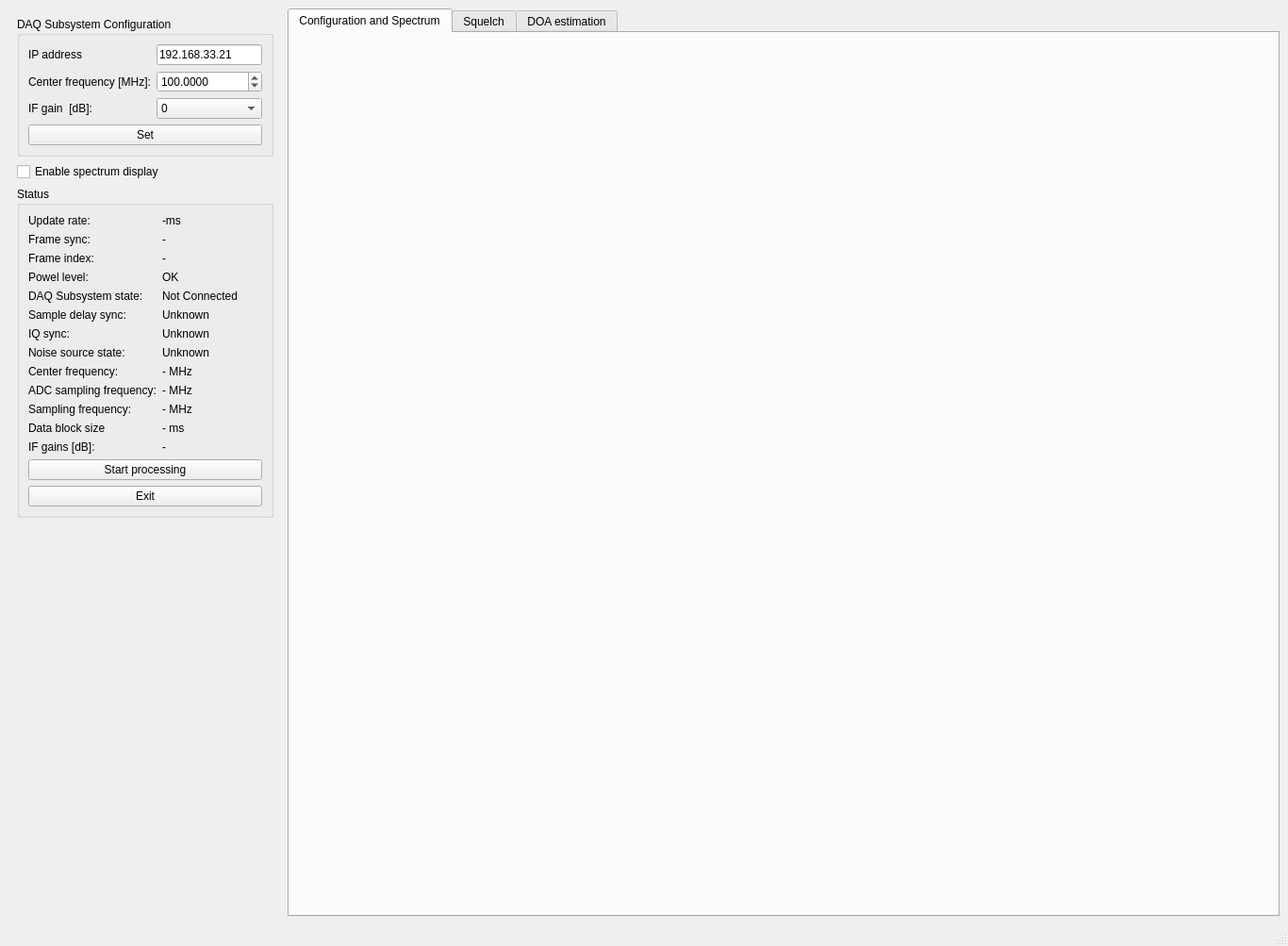
<?xml version="1.0" encoding="UTF-8"?>
<ui version="4.0">
 <class>MainWindow</class>
 <widget class="QMainWindow" name="MainWindow">
  <property name="geometry">
   <rect>
    <x>0</x>
    <y>0</y>
    <width>1366</width>
    <height>1003</height>
   </rect>
  </property>
  <property name="windowTitle">
   <string>MainWindow</string>
  </property>
  <widget class="QWidget" name="centralwidget">
   <layout class="QHBoxLayout" name="horizontalLayout">
    <item>
     <layout class="QVBoxLayout" name="verticalLayout_6">
      <item>
       <widget class="QStackedWidget" name="stackedWidget_config">
        <property name="maximumSize">
         <size>
          <width>290</width>
          <height>16777215</height>
         </size>
        </property>
        <property name="currentIndex">
         <number>0</number>
        </property>
        <widget class="QWidget" name="page_4">
         <layout class="QVBoxLayout" name="verticalLayout_7">
          <item>
           <widget class="QGroupBox" name="groupBox_7">
            <property name="title">
             <string>DAQ Subsystem Configuration</string>
            </property>
            <layout class="QGridLayout" name="gridLayout_17">
             <item row="0" column="0">
              <layout class="QGridLayout" name="gridLayout_16">
               <item row="1" column="0">
                <widget class="QLabel" name="label_3">
                 <property name="text">
                  <string>Center frequency [MHz]:</string>
                 </property>
                </widget>
               </item>
               <item row="0" column="1">
                <widget class="QLineEdit" name="lineEdit_daq_ip_addr">
                 <property name="text">
                  <string>192.168.33.21</string>
                 </property>
                </widget>
               </item>
               <item row="0" column="0">
                <widget class="QLabel" name="label_10">
                 <property name="text">
                  <string>IP address</string>
                 </property>
                </widget>
               </item>
               <item row="1" column="1">
                <widget class="QDoubleSpinBox" name="doubleSpinBox_center_freq">
                 <property name="decimals">
                  <number>4</number>
                 </property>
                 <property name="minimum">
                  <double>25.000000000000000</double>
                 </property>
                 <property name="maximum">
                  <double>2000.000000000000000</double>
                 </property>
                 <property name="value">
                  <double>100.000000000000000</double>
                 </property>
                </widget>
               </item>
               <item row="2" column="1">
                <widget class="QComboBox" name="comboBox_gain">
                 <item>
                  <property name="text">
                   <string>0</string>
                  </property>
                 </item>
                 <item>
                  <property name="text">
                   <string>0.9</string>
                  </property>
                 </item>
                 <item>
                  <property name="text">
                   <string>1.4</string>
                  </property>
                 </item>
                 <item>
                  <property name="text">
                   <string>2.7</string>
                  </property>
                 </item>
                 <item>
                  <property name="text">
                   <string>3.7</string>
                  </property>
                 </item>
                 <item>
                  <property name="text">
                   <string>7.7</string>
                  </property>
                 </item>
                 <item>
                  <property name="text">
                   <string>8.7</string>
                  </property>
                 </item>
                 <item>
                  <property name="text">
                   <string>12.5</string>
                  </property>
                 </item>
                 <item>
                  <property name="text">
                   <string>14.4</string>
                  </property>
                 </item>
                 <item>
                  <property name="text">
                   <string>15.7</string>
                  </property>
                 </item>
                 <item>
                  <property name="text">
                   <string>16.6</string>
                  </property>
                 </item>
                 <item>
                  <property name="text">
                   <string>19.7</string>
                  </property>
                 </item>
                 <item>
                  <property name="text">
                   <string>20.7</string>
                  </property>
                 </item>
                 <item>
                  <property name="text">
                   <string>22.9</string>
                  </property>
                 </item>
                 <item>
                  <property name="text">
                   <string>25.4</string>
                  </property>
                 </item>
                 <item>
                  <property name="text">
                   <string>28.0</string>
                  </property>
                 </item>
                 <item>
                  <property name="text">
                   <string>29.7</string>
                  </property>
                 </item>
                 <item>
                  <property name="text">
                   <string>32.8</string>
                  </property>
                 </item>
                 <item>
                  <property name="text">
                   <string>33.8</string>
                  </property>
                 </item>
                 <item>
                  <property name="text">
                   <string>36.4</string>
                  </property>
                 </item>
                 <item>
                  <property name="text">
                   <string>37.2</string>
                  </property>
                 </item>
                 <item>
                  <property name="text">
                   <string>38.6</string>
                  </property>
                 </item>
                 <item>
                  <property name="text">
                   <string>40.2</string>
                  </property>
                 </item>
                 <item>
                  <property name="text">
                   <string>42.1</string>
                  </property>
                 </item>
                 <item>
                  <property name="text">
                   <string>43.4</string>
                  </property>
                 </item>
                 <item>
                  <property name="text">
                   <string>43.9</string>
                  </property>
                 </item>
                 <item>
                  <property name="text">
                   <string>44.5</string>
                  </property>
                 </item>
                 <item>
                  <property name="text">
                   <string>48.0</string>
                  </property>
                 </item>
                 <item>
                  <property name="text">
                   <string>49.6</string>
                  </property>
                 </item>
                </widget>
               </item>
               <item row="2" column="0">
                <widget class="QLabel" name="label_gain">
                 <property name="toolTip">
                  <string>&lt;html&gt;&lt;head/&gt;&lt;body&gt;&lt;p&gt;This gain value is unified for all the receiver channels&lt;/p&gt;&lt;/body&gt;&lt;/html&gt;</string>
                 </property>
                 <property name="text">
                  <string>IF gain  [dB]:</string>
                 </property>
                </widget>
               </item>
              </layout>
             </item>
             <item row="1" column="0">
              <widget class="QPushButton" name="pushButton_set_receiver_config">
               <property name="text">
                <string>Set</string>
               </property>
              </widget>
             </item>
            </layout>
           </widget>
          </item>
          <item>
           <widget class="QCheckBox" name="checkBox_en_spectrum">
            <property name="text">
             <string>Enable spectrum display</string>
            </property>
           </widget>
          </item>
          <item>
           <widget class="QGroupBox" name="groupBox_6">
            <property name="maximumSize">
             <size>
              <width>290</width>
              <height>16777215</height>
             </size>
            </property>
            <property name="title">
             <string>Status </string>
            </property>
            <layout class="QGridLayout" name="gridLayout_15">
             <item row="0" column="1">
              <layout class="QGridLayout" name="gridLayout_14">
               <item row="2" column="0">
                <widget class="QLabel" name="label_37">
                 <property name="text">
                  <string>Frame sync:</string>
                 </property>
                </widget>
               </item>
               <item row="3" column="1">
                <widget class="QLabel" name="label_status_frame_index">
                 <property name="text">
                  <string>-</string>
                 </property>
                </widget>
               </item>
               <item row="13" column="1">
                <widget class="QLabel" name="label_gain_list">
                 <property name="text">
                  <string>-</string>
                 </property>
                </widget>
               </item>
               <item row="12" column="0">
                <widget class="QLabel" name="label_35">
                 <property name="text">
                  <string>Data block size</string>
                 </property>
                </widget>
               </item>
               <item row="3" column="0">
                <widget class="QLabel" name="label_36">
                 <property name="text">
                  <string>Frame index:</string>
                 </property>
                </widget>
               </item>
               <item row="11" column="1">
                <widget class="QLabel" name="label_status_fs">
                 <property name="text">
                  <string>- MHz</string>
                 </property>
                </widget>
               </item>
               <item row="5" column="0">
                <widget class="QLabel" name="label_18">
                 <property name="text">
                  <string>DAQ Subsystem state:</string>
                 </property>
                </widget>
               </item>
               <item row="12" column="1">
                <widget class="QLabel" name="label_status_cpi">
                 <property name="text">
                  <string>- ms</string>
                 </property>
                </widget>
               </item>
               <item row="9" column="1">
                <widget class="QLabel" name="label_status_freq">
                 <property name="text">
                  <string>- MHz</string>
                 </property>
                </widget>
               </item>
               <item row="7" column="1">
                <widget class="QLabel" name="label_IQ_sync_state">
                 <property name="text">
                  <string>Unknown</string>
                 </property>
                </widget>
               </item>
               <item row="6" column="0">
                <widget class="QLabel" name="label_12">
                 <property name="text">
                  <string>Sample delay sync:</string>
                 </property>
                </widget>
               </item>
               <item row="2" column="1">
                <widget class="QLabel" name="label_status_frame_sync">
                 <property name="text">
                  <string>-</string>
                 </property>
                </widget>
               </item>
               <item row="6" column="1">
                <widget class="QLabel" name="label_sample_delay_sync_state">
                 <property name="text">
                  <string>Unknown</string>
                 </property>
                </widget>
               </item>
               <item row="7" column="0">
                <widget class="QLabel" name="label_13">
                 <property name="text">
                  <string>IQ sync:</string>
                 </property>
                </widget>
               </item>
               <item row="8" column="1">
                <widget class="QLabel" name="label_noise_source_state">
                 <property name="text">
                  <string>Unknown</string>
                 </property>
                </widget>
               </item>
               <item row="13" column="0">
                <widget class="QLabel" name="label_29">
                 <property name="text">
                  <string>IF gains [dB]:</string>
                 </property>
                </widget>
               </item>
               <item row="4" column="0">
                <widget class="QLabel" name="label_17">
                 <property name="text">
                  <string>Powel level:</string>
                 </property>
                </widget>
               </item>
               <item row="9" column="0">
                <widget class="QLabel" name="label_4">
                 <property name="text">
                  <string>Center frequency:</string>
                 </property>
                </widget>
               </item>
               <item row="1" column="1">
                <widget class="QLabel" name="label_update_rate">
                 <property name="text">
                  <string>-ms</string>
                 </property>
                </widget>
               </item>
               <item row="11" column="0">
                <widget class="QLabel" name="label_33">
                 <property name="text">
                  <string>Sampling frequency:</string>
                 </property>
                </widget>
               </item>
               <item row="10" column="1">
                <widget class="QLabel" name="label_status_adc_fs">
                 <property name="text">
                  <string>- MHz</string>
                 </property>
                </widget>
               </item>
               <item row="5" column="1">
                <widget class="QLabel" name="label_DAQ_subsys_state">
                 <property name="text">
                  <string>Not Connected</string>
                 </property>
                </widget>
               </item>
               <item row="1" column="0">
                <widget class="QLabel" name="label_22">
                 <property name="text">
                  <string>Update rate:</string>
                 </property>
                </widget>
               </item>
               <item row="8" column="0">
                <widget class="QLabel" name="label_14">
                 <property name="text">
                  <string>Noise source state:</string>
                 </property>
                </widget>
               </item>
               <item row="10" column="0">
                <widget class="QLabel" name="label_34">
                 <property name="text">
                  <string>ADC sampling frequency:</string>
                 </property>
                </widget>
               </item>
               <item row="4" column="1">
                <widget class="QLabel" name="label_power_level">
                 <property name="text">
                  <string>OK</string>
                 </property>
                </widget>
               </item>
              </layout>
             </item>
             <item row="3" column="1">
              <widget class="QPushButton" name="pushButton_proc_control">
               <property name="text">
                <string>Start processing</string>
               </property>
              </widget>
             </item>
             <item row="4" column="1">
              <widget class="QPushButton" name="pushButton_close">
               <property name="text">
                <string>Exit</string>
               </property>
              </widget>
             </item>
            </layout>
           </widget>
          </item>
          <item>
           <spacer name="verticalSpacer_4">
            <property name="orientation">
             <enum>Qt::Vertical</enum>
            </property>
            <property name="sizeHint" stdset="0">
             <size>
              <width>20</width>
              <height>40</height>
             </size>
            </property>
           </spacer>
          </item>
         </layout>
        </widget>
        <widget class="QWidget" name="page">
         <layout class="QVBoxLayout" name="verticalLayout_3">
          <item>
           <layout class="QVBoxLayout" name="verticalLayout_2">
            <item>
             <widget class="QGroupBox" name="groupBox">
              <property name="title">
               <string>Squelch configuration</string>
              </property>
              <layout class="QGridLayout" name="gridLayout_9">
               <item row="0" column="0">
                <layout class="QGridLayout" name="gridLayout_5">
                 <item row="2" column="1">
                  <widget class="QLabel" name="label_trigger_max_amplitude">
                   <property name="text">
                    <string>-</string>
                   </property>
                  </widget>
                 </item>
                 <item row="1" column="1">
                  <widget class="QSpinBox" name="spinBox_trigger_channel">
                   <property name="enabled">
                    <bool>true</bool>
                   </property>
                   <property name="toolTip">
                    <string>&lt;html&gt;&lt;head/&gt;&lt;body&gt;&lt;p&gt;Can not be controlled in the current version!&lt;/p&gt;&lt;/body&gt;&lt;/html&gt;</string>
                   </property>
                   <property name="minimum">
                    <number>0</number>
                   </property>
                   <property name="maximum">
                    <number>0</number>
                   </property>
                  </widget>
                 </item>
                 <item row="1" column="0">
                  <widget class="QLabel" name="label_25">
                   <property name="text">
                    <string>Trigger channel:</string>
                   </property>
                  </widget>
                 </item>
                 <item row="2" column="0">
                  <widget class="QLabel" name="label_23">
                   <property name="text">
                    <string>Max amplitude [dBFS]: </string>
                   </property>
                  </widget>
                 </item>
                 <item row="3" column="1">
                  <widget class="QDoubleSpinBox" name="doubleSpinBox_trigger_threshold">
                   <property name="toolTip">
                    <string>&lt;html&gt;&lt;head/&gt;&lt;body&gt;&lt;p&gt;0 dBFS is equal to the maximum output level of the ADC&lt;/p&gt;&lt;p&gt;Set -80 dBFS to disable the trigger condition.&lt;/p&gt;&lt;/body&gt;&lt;/html&gt;</string>
                   </property>
                   <property name="decimals">
                    <number>1</number>
                   </property>
                   <property name="minimum">
                    <double>-80.000000000000000</double>
                   </property>
                   <property name="maximum">
                    <double>0.000000000000000</double>
                   </property>
                   <property name="singleStep">
                    <double>1.000000000000000</double>
                   </property>
                   <property name="value">
                    <double>0.000000000000000</double>
                   </property>
                  </widget>
                 </item>
                 <item row="0" column="1">
                  <widget class="QCheckBox" name="checkBox_en_squelch">
                   <property name="toolTip">
                    <string>&lt;html&gt;&lt;head/&gt;&lt;body&gt;&lt;p&gt;Enables/Disables the squelch feature in the DoA DSP GUI. &lt;br/&gt;(Does not control the DAQ Subsystem)&lt;/p&gt;&lt;/body&gt;&lt;/html&gt;</string>
                   </property>
                   <property name="text">
                    <string/>
                   </property>
                  </widget>
                 </item>
                 <item row="0" column="0">
                  <widget class="QLabel" name="label_27">
                   <property name="text">
                    <string>Enable  squelch</string>
                   </property>
                  </widget>
                 </item>
                 <item row="4" column="0">
                  <widget class="QLabel" name="label_28">
                   <property name="text">
                    <string>Enable squelch display</string>
                   </property>
                  </widget>
                 </item>
                 <item row="3" column="0">
                  <widget class="QLabel" name="label_26">
                   <property name="text">
                    <string>Trigger threshold [dBFS]:</string>
                   </property>
                  </widget>
                 </item>
                 <item row="4" column="1">
                  <widget class="QCheckBox" name="checkBox_en_squelch_display">
                   <property name="text">
                    <string/>
                   </property>
                  </widget>
                 </item>
                </layout>
               </item>
              </layout>
             </widget>
            </item>
           </layout>
          </item>
          <item>
           <spacer name="verticalSpacer_3">
            <property name="orientation">
             <enum>Qt::Vertical</enum>
            </property>
            <property name="sizeHint" stdset="0">
             <size>
              <width>20</width>
              <height>40</height>
             </size>
            </property>
           </spacer>
          </item>
         </layout>
        </widget>
        <widget class="QWidget" name="page_2">
         <layout class="QVBoxLayout" name="verticalLayout">
          <item>
           <widget class="QGroupBox" name="groupBox_2">
            <property name="title">
             <string>Antenna configarion</string>
            </property>
            <layout class="QGridLayout" name="gridLayout_7">
             <item row="0" column="0">
              <layout class="QGridLayout" name="gridLayout_4">
               <item row="1" column="1">
                <widget class="QDoubleSpinBox" name="doubleSpinBox_DOA_d">
                 <property name="decimals">
                  <number>4</number>
                 </property>
                 <property name="value">
                  <double>0.500000000000000</double>
                 </property>
                </widget>
               </item>
               <item row="0" column="1">
                <widget class="QComboBox" name="comboBox_antenna_alignment">
                 <property name="toolTip">
                  <string>&lt;html&gt;&lt;head/&gt;&lt;body&gt;&lt;p&gt;ULA (Uniform Linear Array)&lt;br/&gt;UCA (Uniform Ciruclar Array)&lt;/p&gt;&lt;/body&gt;&lt;/html&gt;</string>
                 </property>
                 <item>
                  <property name="text">
                   <string>ULA</string>
                  </property>
                 </item>
                 <item>
                  <property name="text">
                   <string>UCA</string>
                  </property>
                 </item>
                </widget>
               </item>
               <item row="1" column="0">
                <widget class="QLabel" name="label_24">
                 <property name="text">
                  <string>Spacing [meters]:</string>
                 </property>
                </widget>
               </item>
               <item row="0" column="0">
                <widget class="QLabel" name="label_21">
                 <property name="text">
                  <string>Arrangement:</string>
                 </property>
                </widget>
               </item>
               <item row="2" column="0">
                <widget class="QLabel" name="label_38">
                 <property name="toolTip">
                  <string>&lt;html&gt;&lt;head/&gt;&lt;body&gt;&lt;p&gt;&lt;span style=&quot; color:#a40000;&quot;&gt;Maximum phase difference between antenna elements should less than 180 deg to avoid ambiguities!&lt;/span&gt;&lt;/p&gt;&lt;/body&gt;&lt;/html&gt;</string>
                 </property>
                 <property name="text">
                  <string>Max phase diff:</string>
                 </property>
                </widget>
               </item>
               <item row="2" column="1">
                <widget class="QLabel" name="label_DoA_ambiguity">
                 <property name="toolTip">
                  <string>&lt;html&gt;&lt;head/&gt;&lt;body&gt;&lt;p&gt;&lt;span style=&quot; color:#a40000;&quot;&gt;Maximum phase difference between antenna elements should less than 180 deg to avoid ambiguities!&lt;/span&gt;&lt;/p&gt;&lt;/body&gt;&lt;/html&gt;</string>
                 </property>
                 <property name="text">
                  <string>-</string>
                 </property>
                </widget>
               </item>
              </layout>
             </item>
            </layout>
           </widget>
          </item>
          <item>
           <widget class="QGroupBox" name="groupBox_4">
            <property name="title">
             <string>DOA estimation</string>
            </property>
            <layout class="QGridLayout" name="gridLayout_10">
             <item row="0" column="0">
              <layout class="QGridLayout" name="gridLayout">
               <item row="3" column="1">
                <widget class="QCheckBox" name="checkBox_en_DOA_Capon">
                 <property name="text">
                  <string/>
                 </property>
                </widget>
               </item>
               <item row="5" column="0">
                <widget class="QLabel" name="label_9">
                 <property name="text">
                  <string>MUSIC</string>
                 </property>
                </widget>
               </item>
               <item row="2" column="1">
                <widget class="QCheckBox" name="checkBox_en_DOA_Bartlett">
                 <property name="text">
                  <string/>
                 </property>
                </widget>
               </item>
               <item row="4" column="1">
                <widget class="QCheckBox" name="checkBox_en_DOA_MEM">
                 <property name="text">
                  <string/>
                 </property>
                </widget>
               </item>
               <item row="0" column="0">
                <widget class="QLabel" name="label_11">
                 <property name="text">
                  <string>Enable/Disable:</string>
                 </property>
                </widget>
               </item>
               <item row="4" column="0">
                <widget class="QLabel" name="label_8">
                 <property name="text">
                  <string>MEM</string>
                 </property>
                </widget>
               </item>
               <item row="5" column="1">
                <widget class="QCheckBox" name="checkBox_en_DOA_MUSIC">
                 <property name="text">
                  <string/>
                 </property>
                </widget>
               </item>
               <item row="0" column="1">
                <widget class="QCheckBox" name="checkBox_en_DOA">
                 <property name="text">
                  <string/>
                 </property>
                 <property name="checked">
                  <bool>true</bool>
                 </property>
                </widget>
               </item>
               <item row="3" column="0">
                <widget class="QLabel" name="label_7">
                 <property name="text">
                  <string>Capon</string>
                 </property>
                </widget>
               </item>
               <item row="2" column="0">
                <widget class="QLabel" name="label_6">
                 <property name="text">
                  <string>Bartlett</string>
                 </property>
                </widget>
               </item>
               <item row="7" column="0">
                <widget class="QLabel" name="label_16">
                 <property name="text">
                  <string>FB average:</string>
                 </property>
                </widget>
               </item>
               <item row="7" column="1">
                <widget class="QCheckBox" name="checkBox_en_DOA_FB_avg">
                 <property name="text">
                  <string/>
                 </property>
                </widget>
               </item>
               <item row="1" column="0">
                <widget class="QLabel" name="label_5">
                 <property name="font">
                  <font>
                   <pointsize>11</pointsize>
                   <weight>75</weight>
                   <bold>true</bold>
                  </font>
                 </property>
                 <property name="text">
                  <string>&lt;html&gt;&lt;head/&gt;&lt;body&gt;&lt;p&gt;&lt;span style=&quot; font-weight:400; font-style:italic;&quot;&gt;Methods:&lt;/span&gt;&lt;/p&gt;&lt;/body&gt;&lt;/html&gt;</string>
                 </property>
                 <property name="alignment">
                  <set>Qt::AlignLeading|Qt::AlignLeft|Qt::AlignVCenter</set>
                 </property>
                </widget>
               </item>
               <item row="6" column="0">
                <widget class="QLabel" name="label_15">
                 <property name="font">
                  <font>
                   <pointsize>11</pointsize>
                   <weight>75</weight>
                   <bold>true</bold>
                  </font>
                 </property>
                 <property name="text">
                  <string>&lt;html&gt;&lt;head/&gt;&lt;body&gt;&lt;p&gt;&lt;span style=&quot; font-weight:400; font-style:italic;&quot;&gt;Spatial decorrelation&lt;/span&gt;&lt;/p&gt;&lt;/body&gt;&lt;/html&gt;</string>
                 </property>
                </widget>
               </item>
              </layout>
             </item>
            </layout>
           </widget>
          </item>
          <item>
           <spacer name="verticalSpacer">
            <property name="orientation">
             <enum>Qt::Vertical</enum>
            </property>
            <property name="sizeHint" stdset="0">
             <size>
              <width>20</width>
              <height>40</height>
             </size>
            </property>
           </spacer>
          </item>
         </layout>
        </widget>
       </widget>
      </item>
     </layout>
    </item>
    <item>
     <widget class="QTabWidget" name="tabWidget">
      <property name="currentIndex">
       <number>0</number>
      </property>
      <widget class="QWidget" name="tab_spectrum">
       <attribute name="title">
        <string>Configuration and Spectrum</string>
       </attribute>
       <layout class="QGridLayout" name="gridLayout_6">
        <item row="0" column="0">
         <layout class="QGridLayout" name="gridLayout_spectrum"/>
        </item>
       </layout>
      </widget>
      <widget class="QWidget" name="tab_squelch">
       <attribute name="title">
        <string>Squelch</string>
       </attribute>
       <layout class="QGridLayout" name="gridLayout_8">
        <item row="0" column="0">
         <layout class="QGridLayout" name="gridLayout_squelch"/>
        </item>
       </layout>
      </widget>
      <widget class="QWidget" name="tab_DOA">
       <attribute name="title">
        <string>DOA estimation</string>
       </attribute>
       <layout class="QGridLayout" name="gridLayout_12">
        <item row="0" column="0">
         <layout class="QGridLayout" name="gridLayout_DOA"/>
        </item>
       </layout>
      </widget>
     </widget>
    </item>
   </layout>
  </widget>
  <widget class="QMenuBar" name="menubar">
   <property name="geometry">
    <rect>
     <x>0</x>
     <y>0</y>
     <width>1366</width>
     <height>22</height>
    </rect>
   </property>
  </widget>
  <widget class="QStatusBar" name="statusbar"/>
 </widget>
 <tabstops>
  <tabstop>checkBox_en_squelch</tabstop>
  <tabstop>spinBox_trigger_channel</tabstop>
  <tabstop>doubleSpinBox_trigger_threshold</tabstop>
  <tabstop>checkBox_en_squelch_display</tabstop>
  <tabstop>comboBox_gain</tabstop>
  <tabstop>lineEdit_daq_ip_addr</tabstop>
  <tabstop>pushButton_set_receiver_config</tabstop>
  <tabstop>doubleSpinBox_center_freq</tabstop>
  <tabstop>comboBox_antenna_alignment</tabstop>
  <tabstop>doubleSpinBox_DOA_d</tabstop>
  <tabstop>checkBox_en_DOA_Capon</tabstop>
  <tabstop>checkBox_en_DOA_Bartlett</tabstop>
  <tabstop>checkBox_en_DOA_MEM</tabstop>
  <tabstop>checkBox_en_DOA_MUSIC</tabstop>
  <tabstop>checkBox_en_DOA</tabstop>
  <tabstop>checkBox_en_DOA_FB_avg</tabstop>
  <tabstop>tabWidget</tabstop>
 </tabstops>
 <resources/>
 <connections>
  <connection>
   <sender>checkBox_en_squelch</sender>
   <signal>toggled(bool)</signal>
   <receiver>spinBox_trigger_channel</receiver>
   <slot>setEnabled(bool)</slot>
   <hints>
    <hint type="sourcelabel">
     <x>276</x>
     <y>90</y>
    </hint>
    <hint type="destinationlabel">
     <x>276</x>
     <y>123</y>
    </hint>
   </hints>
  </connection>
  <connection>
   <sender>checkBox_en_squelch</sender>
   <signal>toggled(bool)</signal>
   <receiver>doubleSpinBox_trigger_threshold</receiver>
   <slot>setEnabled(bool)</slot>
   <hints>
    <hint type="sourcelabel">
     <x>276</x>
     <y>90</y>
    </hint>
    <hint type="destinationlabel">
     <x>276</x>
     <y>178</y>
    </hint>
   </hints>
  </connection>
  <connection>
   <sender>checkBox_en_squelch</sender>
   <signal>toggled(bool)</signal>
   <receiver>checkBox_en_squelch_display</receiver>
   <slot>setEnabled(bool)</slot>
   <hints>
    <hint type="sourcelabel">
     <x>276</x>
     <y>90</y>
    </hint>
    <hint type="destinationlabel">
     <x>276</x>
     <y>200</y>
    </hint>
   </hints>
  </connection>
 </connections>
</ui>
